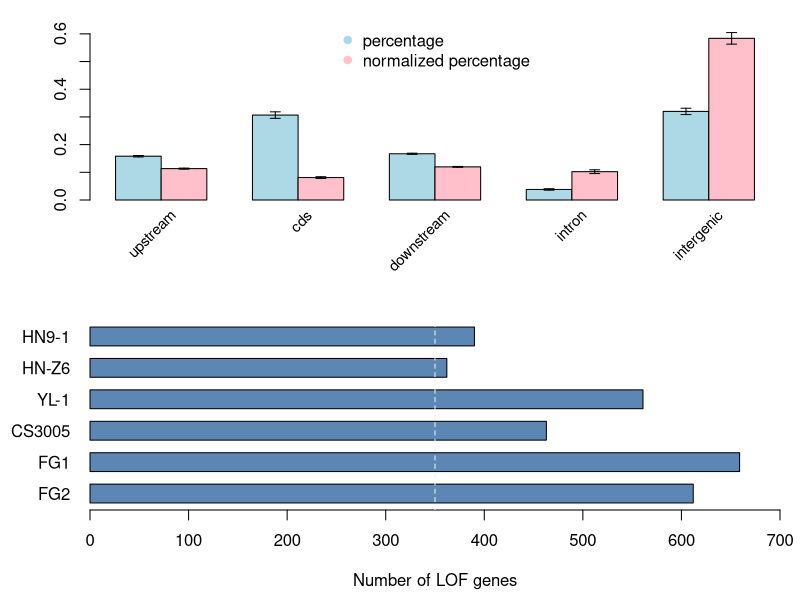

The R source for this figure:
# functions
rowSd <- function (x, na.rm = FALSE, dims = 1L) 
{
  if (is.data.frame(x)) 
    x <- as.matrix(x)
  if (!is.array(x) || length(dn <- dim(x)) < 2L) 
    stop("'x' must be an array of at least two dimensions")
  if (dims < 1L || dims > length(dn) - 1L) 
    stop("invalid 'dims'")
  z <- rep(NULL, dn[1])
  for (i in 1:dn[1]) {
    z[i] <- sd(x[i,])
  }
  z
}

error.bar <- function(x, y, upper, lower=upper, length=0.1,...){
  if(length(x) != length(y) | length(y) !=length(lower) | length(lower) != length(upper))
    stop("vectors must be same length")
  arrows(x,y+upper, x, y-lower, angle=90, code=3, length=length/2, ...)
}

pdf("data/var/varlof.pdf", 4, 7)
layout(matrix(c(1,2),2,1), c(0.6,1), TRUE)
# size factor
sf <- c(7082500,
        19221567,
        7082500,
        1891454,
        2782419)

# raw freq
freq1 <- read.table("data/var/var_freq.txt", header = TRUE, check.names = FALSE)
pc1 <- rowMeans(freq1)
sd1 <- rowSd(freq1)

# normalized freq
freq2 <- freq1 / sf * sum(sf)
pc2 <- rowMeans(freq2)
pc2 <- pc2 / sum(pc2)
sd2 <- rowSd(freq2)/sum(rowMeans(freq2))

# plot
f<-rbind(pc1,pc2)
rownames(f) <- c("percentage", "normalized percentage")
par(mar=c(5,4.5,1,1))
barx <- barplot(f,
                beside = T,
                ylim = c(0,0.65),
                xaxt="n",
                col = c("lightblue", "pink")
                )
lablist <- rbind("", colnames(f))
text(barx, -0.05,
     cex = 0.9,
     #font = 2,
     labels=lablist,
     srt=45,
     pos=2,
     xpd=TRUE)
error.bar(barx, f, rbind(sd1,sd2) )
legend("top",
       box.col = "white",
       rownames(f),
       col = c("lightblue", "pink"),
       pch=19)

lof<-read.table("data/var/lof_num.txt")

par(mar=c(4.5,4.5,1,1))
barplot(rev(lof$num),
        names.arg = rev(rownames(lof)),
        las=1,
        xlab = "Number of LOF genes",
        xlim = c(0, 700),
        col = "#5c87b4",
        space = 0.67,
        horiz = TRUE
)
abline(v=350, lty=2, col = "grey95")
dev.off()